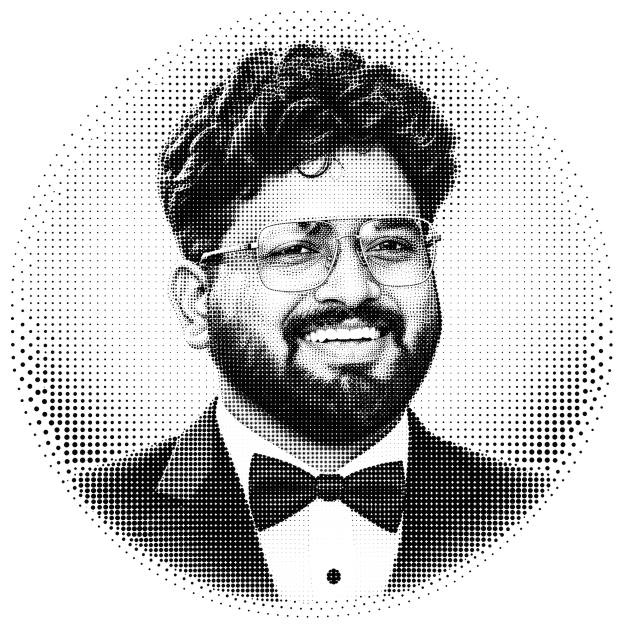
#> input picture assets/enosh-halftone.png, 1254 x 1254 px (shown at 1/2 size)
$ python generate_halftone.py ../assets/enosh-halftone.png
#> lines starting #> are read from the running program, lines starting #| are printed output that depends on the picture
#!/usr/bin/env python3
"""
generate_halftone.py - turn a portrait photo into a black-and-white halftone.

Dot size follows the brightness of the photo: shadows (hair, beard, suit)
get large dots, highlights (skin, teeth, shirt) get small dots or none.
The result is a real dot pattern, not a grey image with a filter on it.

Only needs Pillow and NumPy.

Examples
--------
# Photo -> transparent PNG with black dots and a soft circular edge
python scripts/generate_halftone.py my-photo.jpg -o assets/enosh-halftone.png

# Same, on white, with finer dots and a vector copy
python scripts/generate_halftone.py my-photo.jpg -o out.png --background white \
    --cell 7 --svg out.svg

# Crop a square around the face first (x, y, width, height in source pixels)
python scripts/generate_halftone.py my-photo.jpg --crop 420,180,1600,1600

# Light dots for dark backgrounds
python scripts/generate_halftone.py my-photo.jpg --invert -o light.png

The input photo is only read, never modified.
"""
from __future__ import annotations

import argparse
import math
from pathlib import Path

import numpy as np
from PIL import Image, ImageDraw, ImageFilter, ImageOps


# --------------------------------------------------------------------------
# Loading and tone preparation
# --------------------------------------------------------------------------
def load_luminance(path: str | Path) -> Image.Image:
    """Open an image as 8-bit grayscale. Transparent areas count as white."""
    img = Image.open(path)
    img = ImageOps.exif_transpose(img)
    if img.mode in ("RGBA", "LA") or (img.mode == "P" and "transparency" in img.info):
        rgba = img.convert("RGBA")
        white = Image.new("RGBA", rgba.size, (255, 255, 255, 255))
        img = Image.alpha_composite(white, rgba)
    return img.convert("L")


def square_crop(img: Image.Image, crop: tuple[int, int, int, int] | None = None) -> Image.Image:
    """Crop to the given box, or to a centred square if no box is given."""
    if crop:
        x, y, w, h = crop
        return img.crop((x, y, x + w, y + h))
    w, h = img.size
    side = min(w, h)
    left = (w - side) // 2
    top = max(0, (h - side) // 2 - side // 12)  # nudge up a little: faces sit high in portraits
    return img.crop((left, top, left + side, top + side))


def prepare_tone(img: Image.Image, size: int, blur: float = 0.0, cutoff: float = 1.0,
                 gamma: float = 1.0, sharpen: float = 0.6) -> np.ndarray:
    """Resize to the working size and return luminance in [0, 1] (1 = white).

    blur    - Gaussian blur (in working pixels) applied first. Use it when the
              input is already a halftone so its old dots melt into tone.
    cutoff  - percent of darkest/brightest pixels clipped by autocontrast.
    gamma   - >1 darkens midtones, <1 lightens them.
    sharpen - unsharp-mask strength; keeps glasses frames and hair edges crisp.
    """
    img = img.resize((size, size), Image.LANCZOS)
    if blur > 0:
        img = img.filter(ImageFilter.GaussianBlur(blur))
    img = ImageOps.autocontrast(img, cutoff=cutoff)
    if sharpen > 0:
        img = img.filter(ImageFilter.UnsharpMask(radius=max(2, size // 300),
                                                 percent=int(sharpen * 150), threshold=2))
    lum = np.asarray(img, dtype=np.float32) / 255.0
    if gamma != 1.0:
        lum = np.power(lum, gamma)
    return lum


# --------------------------------------------------------------------------
# Halftone geometry
# --------------------------------------------------------------------------
def _bilinear(arr: np.ndarray, x: np.ndarray, y: np.ndarray) -> np.ndarray:
    h, w = arr.shape
    x = np.clip(x, 0, w - 1.001)
    y = np.clip(y, 0, h - 1.001)
    x0 = np.floor(x).astype(int)
    y0 = np.floor(y).astype(int)
    fx, fy = x - x0, y - y0
    a = arr[y0, x0] * (1 - fx) + arr[y0, x0 + 1] * fx
    b = arr[y0 + 1, x0] * (1 - fx) + arr[y0 + 1, x0 + 1] * fx
    return a * (1 - fy) + b * fy


def compute_dots(lum: np.ndarray, cell: float, angle: float = 45.0, gain: float = 1.15,
                 highlight: float = 0.08, min_radius: float = 0.07, invert: bool = False,
                 mask: str = "circle", mask_radius: float = 0.49, fade: float = 0.16
                 ) -> list[tuple[float, float, float]]:
    """Return dots as (x, y, r) in the pixel space of `lum`.

    Each grid cell gets one dot whose area tracks the cell's darkness.
    highlight - darkness below this is treated as paper white (keeps teeth
                and skin highlights clean).
    mask      - "circle" fades dots out towards a circular edge; "none" keeps
                the full square.
    """
    h, w = lum.shape
    # Average tone over roughly one cell so each dot reflects its area, not one pixel.
    box = max(1, int(round(cell * 0.6)))
    smooth = np.asarray(
        Image.fromarray((lum * 255).astype(np.uint8)).filter(ImageFilter.BoxBlur(box / 2)),
        dtype=np.float32) / 255.0

    cx, cy = w / 2.0, h / 2.0
    half_diag = math.hypot(w, h) / 2.0
    n = int(math.ceil(half_diag / cell)) + 1
    idx = np.arange(-n, n + 1, dtype=np.float32) * cell
    gx, gy = np.meshgrid(idx, idx)
    t = math.radians(angle)
    x = cx + gx * math.cos(t) - gy * math.sin(t)
    y = cy + gx * math.sin(t) + gy * math.cos(t)
    keep = (x >= 0) & (x < w) & (y >= 0) & (y < h)
    x, y = x[keep], y[keep]

    tone = _bilinear(smooth, x, y)
    dark = tone if invert else 1.0 - tone
    dark = np.clip((dark - highlight) / (1.0 - highlight), 0.0, 1.0)

    if mask == "circle":
        rad = min(w, h) * mask_radius
        d = np.hypot(x - cx, y - cy) / rad
        inner = 1.0 - fade
        wgt = np.clip((1.0 - d) / max(fade, 1e-6), 0.0, 1.0)
        wgt = wgt * wgt * (3 - 2 * wgt)  # smoothstep
        wgt[d <= inner] = 1.0
        dark = dark * wgt

    r = cell * np.sqrt(dark / math.pi) * gain
    r = np.minimum(r, cell * 0.72)
    ok = r >= cell * min_radius
    return list(zip(x[ok].tolist(), y[ok].tolist(), r[ok].tolist()))


# --------------------------------------------------------------------------
# Output
# --------------------------------------------------------------------------
def render_png(dots, size: int, work_size: int, background: str = "transparent",
               dot_color=(0, 0, 0), supersample: int = 3) -> Image.Image:
    """Rasterise dots with supersampling so edges are smooth."""
    s = size * supersample / work_size
    canvas = Image.new("L", (size * supersample, size * supersample), 0)
    draw = ImageDraw.Draw(canvas)
    for x, y, r in dots:
        X, Y, R = x * s, y * s, r * s
        draw.ellipse((X - R, Y - R, X + R, Y + R), fill=255)
    alpha = canvas.resize((size, size), Image.LANCZOS)
    if background == "white":
        bg = Image.new("RGB", (size, size), (255, 255, 255))
        fg = Image.new("RGB", (size, size), dot_color)
        return Image.composite(fg, bg, alpha)
    out = Image.new("RGBA", (size, size), dot_color + (0,))
    out.putalpha(alpha)
    return out


def write_svg(dots, path: str | Path, work_size: int, size: int, color: str = "#000000",
              background: str | None = None) -> None:
    """Write the dots as a static SVG (one path, no scripts, valid XML)."""
    s = size / work_size
    parts = []
    for x, y, r in dots:
        X, Y, R = x * s, y * s, r * s
        parts.append(f"M{X - R:.1f} {Y:.1f}a{R:.2f} {R:.2f} 0 1 0 {2 * R:.2f} 0"
                     f"a{R:.2f} {R:.2f} 0 1 0 {-2 * R:.2f} 0")
    bg = f'<rect width="{size}" height="{size}" fill="{background}"/>' if background else ""
    svg = (f'<svg xmlns="http://www.w3.org/2000/svg" width="{size}" height="{size}" '
           f'viewBox="0 0 {size} {size}">{bg}<path fill="{color}" d="{"".join(parts)}"/></svg>\n')
    Path(path).write_text(svg, encoding="utf-8")


def _hex_to_rgb(h: str) -> tuple[int, int, int]:
    h = h.lstrip("#")
    return tuple(int(h[i:i + 2], 16) for i in (0, 2, 4))  # type: ignore[return-value]


def main() -> None:
    p = argparse.ArgumentParser(description="Convert a portrait photo into a halftone dot portrait.")
    p.add_argument("input", help="source photo (jpg/png); it is never modified")
    p.add_argument("-o", "--output", default="assets/enosh-halftone.png", help="output PNG path")
    p.add_argument("--size", type=int, default=1254, help="output width/height in px (square)")
    p.add_argument("--crop", help="x,y,w,h crop box in source pixels (default: centred square)")
    p.add_argument("--cell", type=float, default=8.0,
                   help="dot spacing in output px; smaller = finer detail (default 8)")
    p.add_argument("--angle", type=float, default=45.0, help="screen angle in degrees")
    p.add_argument("--blur", type=float, default=0.0,
                   help="pre-blur in output px; use ~0.5*old dot spacing when re-screening a halftone")
    p.add_argument("--cutoff", type=float, default=1.0, help="autocontrast clip percent")
    p.add_argument("--gamma", type=float, default=1.0, help=">1 darker midtones, <1 lighter")
    p.add_argument("--sharpen", type=float, default=0.6, help="edge sharpening strength (0 = off)")
    p.add_argument("--gain", type=float, default=1.15, help="dot size multiplier")
    p.add_argument("--highlight", type=float, default=0.08,
                   help="darkness treated as white; raise to keep teeth/skin cleaner")
    p.add_argument("--mask", choices=["circle", "none"], default="circle")
    p.add_argument("--fade", type=float, default=0.16, help="soft-edge width as a fraction of the radius")
    p.add_argument("--background", choices=["transparent", "white"], default="transparent")
    p.add_argument("--dot-color", default="#000000")
    p.add_argument("--invert", action="store_true", help="dots for light areas (use on dark backgrounds)")
    p.add_argument("--svg", help="also write a vector SVG copy to this path")
    a = p.parse_args()

    src = Path(a.input)
    out = Path(a.output)
    if src.resolve() == out.resolve():
        raise SystemExit("Refusing to overwrite the source photo. Pick a different --output.")

    crop = tuple(int(v) for v in a.crop.split(",")) if a.crop else None
    img = square_crop(load_luminance(src), crop)  # type: ignore[arg-type]
#> in load_luminance, img is the input picture: PIL image 1254x1254 RGBA; mean R, G, B, A 0, 0, 0, 60.9
#> in load_luminance, `white = Image.new("RGBA", rgba.size, (255, 255, 255, 255))`: white: PIL image 1254x1254 RGBA; every value is 255
#> in square_crop, `w, h = img.size`: w = 1254
#> in square_crop, `left = (w - side) // 2`: left = 0

    work = a.size  # work at output resolution; cell and blur are in output px
    lum = prepare_tone(img, work, blur=a.blur, cutoff=a.cutoff, gamma=a.gamma, sharpen=a.sharpen)
    dots = compute_dots(lum, a.cell, angle=a.angle, gain=a.gain, highlight=a.highlight,
                        invert=a.invert, mask=a.mask, fade=a.fade)
#> in compute_dots, `smooth = np.asarray( Image.fromarray((lum * 255).astype(np.uint8)).fil..`:
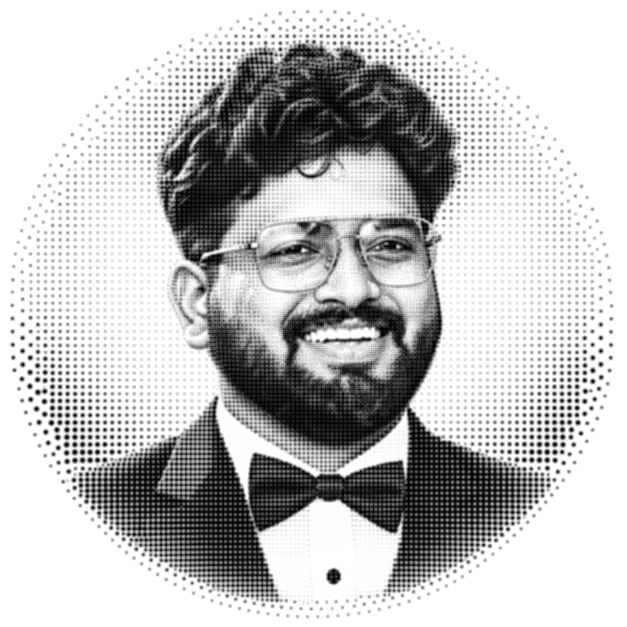
#> smooth: shape (1254, 1254) float32 (shown at 1/2 size); min 0, max 1, mean 0.757
#> dots = 10182 items, first 6: (994.7, 157.5, 0.804), (1090.9, 253.6, 0.743), (1124.8, 298.9, 0.615), (926.8, 112.2, 0.873), (966.4, 151.8, 0.618), (994.7, 180.1, 1.4)

    color = _hex_to_rgb(a.dot_color)
    if a.invert and a.dot_color == "#000000":
        color = (255, 255, 255)
    out.parent.mkdir(parents=True, exist_ok=True)
    render_png(dots, a.size, work, a.background, color).save(out, optimize=True)
#> in render_png, `canvas = Image.new("L", (size * supersample, size * supersample), 0)`: canvas: PIL image 3762x3762 L; every value is 0
#> the loop in render_png, `for x, y, r in dots:` made 10182 passes
#> (x, y, r, X, Y, R) on passes 1 to 3: (994.7, 157.5, 0.804, 2984.1, 472.4, 2.41), (1090.9, 253.6, 0.743, 3272.6, 760.9, 2.23), (1124.8, 298.9, 0.615, 3374.4, 896.7, 1.84)
#> in render_png, `alpha = canvas.resize((size, size), Image.LANCZOS)`:
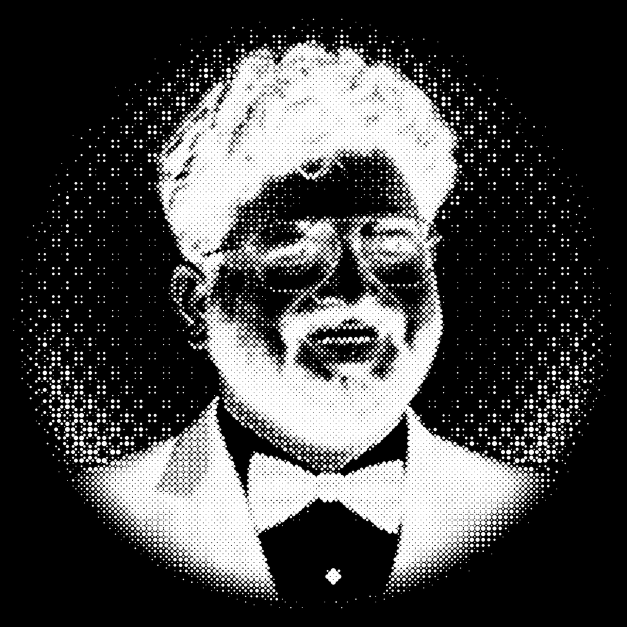
#> alpha: PIL image 1254x1254 L (shown at 1/2 size); min 0, max 255, mean 68.2
#> in render_png, `out = Image.new("RGBA", (size, size), dot_color + (0,))`: out: PIL image 1254x1254 RGBA; every value is 0
#> in render_png, `out.putalpha(alpha)`:
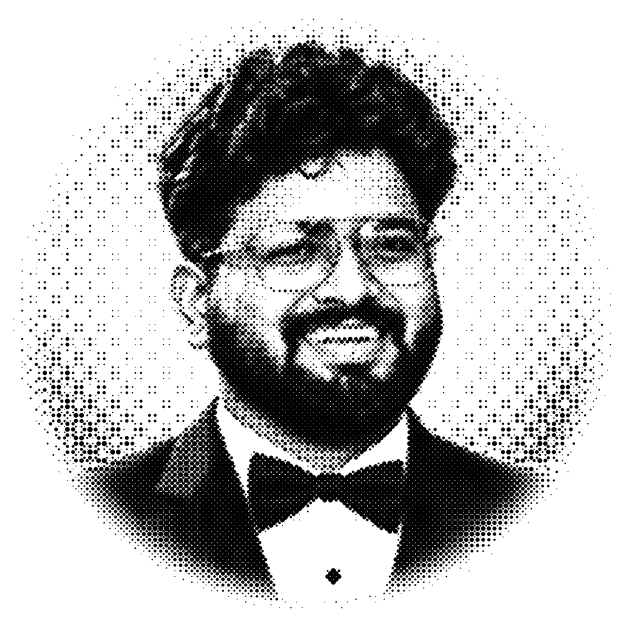
#> out: PIL image 1254x1254 RGBA (shown at 1/2 size); mean R, G, B, A 0, 0, 0, 68.2; transparent parts drawn white
    print(f"wrote {out}  ({len(dots)} dots, {a.size}x{a.size})")
#| wrote assets/enosh-halftone.png  (10182 dots, 1254x1254)

    if a.svg:
        write_svg(dots, a.svg, work, a.size, "#%02x%02x%02x" % color,
                  "#ffffff" if a.background == "white" else None)
        print(f"wrote {a.svg}")


if __name__ == "__main__":
    main()
